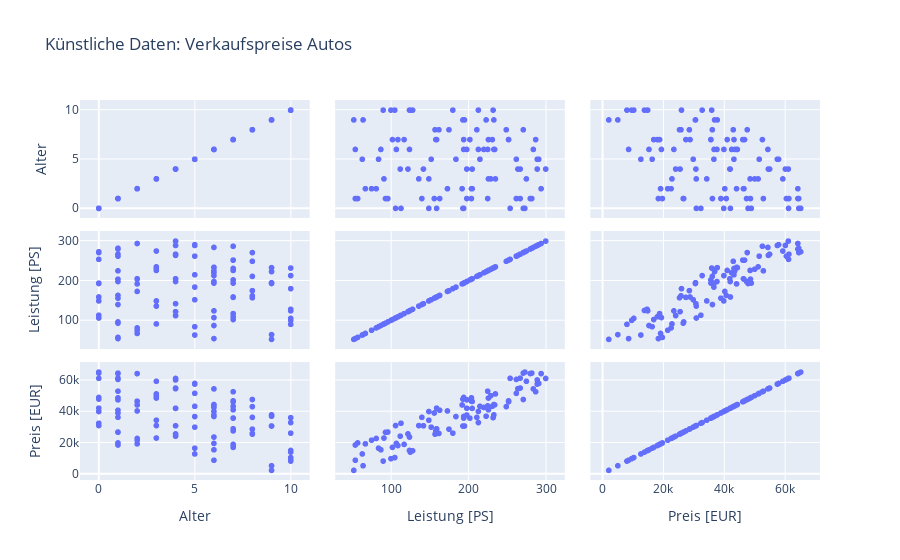

This figure's notebook cell:
### Code cell
daten = pd.DataFrame({
    'Alter': x,
    'Leistung [PS]': y,
    'Preis [EUR]': z
    })

import plotly.express as px 

fig = px.scatter_matrix(daten,
    title='Künstliche Daten: Verkaufspreise Autos')
fig.show()

### Figure 1 — Plotly figure (JSON) as saved in the notebook; plotly's stock layout.template omitted (floating-point values rounded to 4 significant figures)
{"data": [{"dimensions": [{"axis": {"matches": true}, "label": "Alter", "values": [6, 7, 6, 5, 4, 7, 4, 9, 10, 4, 8, 5, 6, 10, 0, 0, 0, 9, 8, 9, 10, 8, 5, 8, 1, 7, 1, 10, 5, 4, 2, 8, 5, 6, 0, 6, 6, 6, 10, 7, 3, 4, 7, 0, 7, 7, 2, 1, 3, 4, 6, 4, 10, 1, 2, 1, 7, 2, 5, 2, 1, 1, 7, 1, 2, 4, 9, 1, 9, 1, 10, 5, 10, 6, 8, 0, 3, 1, 3, 1, 3, 4, 0, 7, 6, 2, 5, 1, 6, 10, 3, 7, 1, 7, 3, 2, 6, 0, 9, 0]}, {"axis": {"matches": true}, "label": "Leistung [PS]", "values": [220, 117, 234, 291, 112, 194, 198, 193, 105, 289, 162, 262, 225, 124, 254, 149, 271, 195, 271, 223, 232, 175, 289, 211, 156, 202, 54, 125, 215, 122, 205, 157, 84, 124, 193, 198, 194, 213, 213, 158, 275, 142, 159, 273, 252, 226, 75, 280, 229, 300, 87, 267, 90, 204, 81, 262, 252, 192, 152, 67, 225, 163, 231, 267, 294, 264, 52, 140, 233, 93, 180, 63, 100, 54, 249, 106, 136, 282, 226, 57, 91, 205, 194, 109, 284, 204, 184, 198, 233, 128, 149, 102, 96, 287, 235, 173, 107, 113, 64, 159]}, {"axis": {"matches": true}, "label": "Preis [EUR]", "values": [42563, 18860, 44226, 57981, 24150, 35764, 42074, 30643, 10387, 60222, 25899, 51627, 43594, 14958, 61260, 39959, 64628, 30674, 47682, 36940, 35998, 28655, 57572, 36208, 39023, 35712, 18478, 13888, 43312, 25598, 46447, 25426, 16430, 23571, 47953, 37733, 36780, 40015, 32861, 27514, 59385, 30811, 28881, 65268, 46215, 41080, 21549, 64327, 50120, 61191, 15387, 55030, 8139, 48750, 22655, 60558, 46793, 44166, 29927, 19194, 52991, 40789, 43329, 61378, 64322, 54627, 2168, 36240, 37829, 26631, 26078, 12716, 9701, 8681, 43087, 30953, 30928, 64608, 48621, 19790, 22947, 41965, 49013, 18138, 54481, 46601, 36733, 47451, 44445, 14761, 34376, 16939, 26793, 52666, 51260, 40312, 19470, 32440, 5145, 42147]}], "hovertemplate": "%{xaxis.title.text}=%{x}<br>%{yaxis.title.text}=%{y}<extra></extra>", "legendgroup": "", "marker": {"color": "#636efa", "symbol": "circle"}, "name": "", "showlegend": false, "type": "splom"}], "layout": {"dragmode": "select", "legend": {"tracegroupgap": 0}, "title": {"text": "Künstliche Daten: Verkaufspreise Autos"}}}
